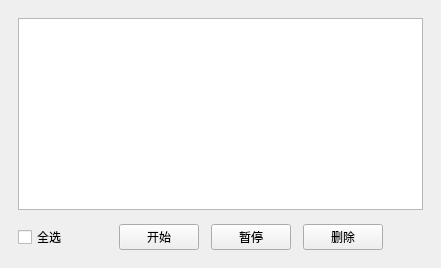
              <widget class="QWidget" name="Downloading">
               <attribute name="title">
                <string>进行中</string>
               </attribute>
               <layout class="QVBoxLayout" name="verticalLayout_6">
                <property name="spacing">
                 <number>14</number>
                </property>
                <property name="leftMargin">
                 <number>18</number>
                </property>
                <property name="topMargin">
                 <number>18</number>
                </property>
                <property name="rightMargin">
                 <number>18</number>
                </property>
                <property name="bottomMargin">
                 <number>18</number>
                </property>
                <item>
                 <widget class="QListWidget" name="DownloadingList">
                  <property name="sizePolicy">
                   <sizepolicy hsizetype="Expanding" vsizetype="Expanding">
                    <horstretch>0</horstretch>
                    <verstretch>1</verstretch>
                   </sizepolicy>
                  </property>
                 </widget>
                </item>
                <item>
                 <layout class="QHBoxLayout" name="DownloadControlLayout">
                  <property name="spacing">
                   <number>12</number>
                  </property>
                  <item>
                   <widget class="QCheckBox" name="SelectAllCheckBox">
                    <property name="text">
                     <string>全选</string>
                    </property>
                   </widget>
                  </item>
                  <item>
                   <spacer name="horizontalSpacer_2">
                    <property name="sizeHint" stdset="0">
                     <size>
                      <width>40</width>
                      <height>20</height>
                     </size>
                    </property>
                   </spacer>
                  </item>
                  <item>
                   <widget class="QPushButton" name="StartDownload">
                    <property name="text">
                     <string>开始</string>
                    </property>
                   </widget>
                  </item>
                  <item>
                   <widget class="QPushButton" name="PauseDownload">
                    <property name="text">
                     <string>暂停</string>
                    </property>
                   </widget>
                  </item>
                  <item>
                   <widget class="QPushButton" name="CancelDownload">
                    <property name="text">
                     <string>删除</string>
                    </property>
                   </widget>
                  </item>
                  <item>
                   <spacer name="horizontalSpacer_3">
                    <property name="sizeType">
                     <enum>QSizePolicy::Fixed</enum>
                    </property>
                    <property name="sizeHint" stdset="0">
                     <size>
                      <width>40</width>
                      <height>20</height>
                     </size>
                    </property>
                   </spacer>
                  </item>
                 </layout>
                </item>
               </layout>
              </widget>
